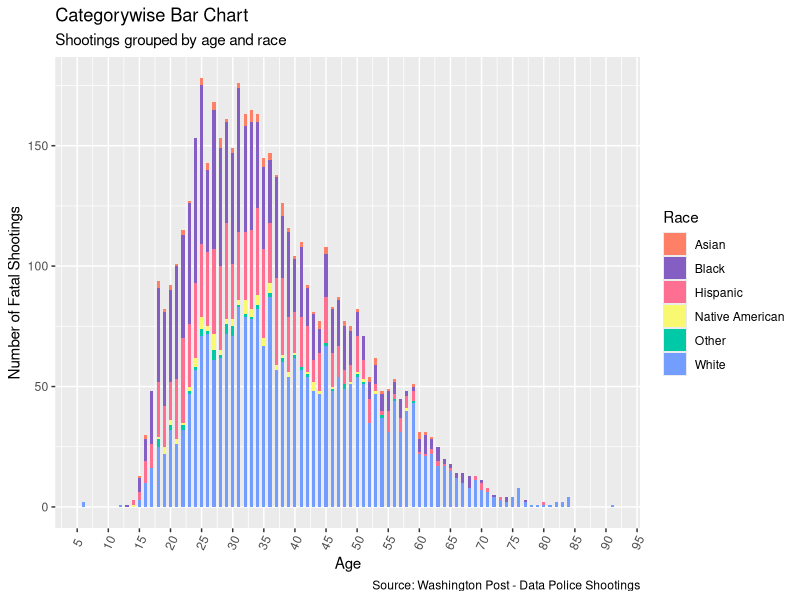

R code for this plot:
library(ggplot2)
library(tidyverse)

data_table <- read.csv("shootings_wash_post.csv")

data_table <- na.omit(data_table)

filtered_table <- data_table %>%
  select(body_camera, race, age, date) %>%
  filter(race != "")

filtered_table$race <- filtered_table$race %>%
  str_replace_all("A", "Asian") %>%
  str_replace_all("W", "White") %>%
  str_replace_all("H", "Hispanic") %>%
  str_replace_all("B", "Black") %>%
  str_replace_all("O", "Other") %>%
  str_replace_all("N", "Native American")
  

stacked_bar_chart <- ggplot(filtered_table, aes(age)) +
  geom_bar(aes(fill=race), width=0.5) + 
  theme(axis.text.x = element_text(angle=65, vjust=0.6)) +
  scale_x_continuous(n.breaks = 25) +
  labs(title="Categorywise Bar Chart",
       x = "Age",
       y = "Number of Fatal Shootings",
       fill = "Race",
       subtitle="Shootings grouped by age and race", 
       caption="Source: Washington Post - Data Police Shootings") +
  scale_fill_manual(values = c("#FF8066", "#845EC2", "#FF6F91", "#F9F871", "#00C9A7", "#739DFF"))


stacked_bar_chart